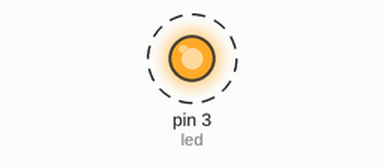
Simulated run of this sketch. Board: Arduino Uno, built with avr-gcc and run on an emulated ATmega328P. Shown: output pins drawn as LEDs (lit = HIGH). Dashed ring = blinking.

Above: at 0.2 s.
Timing chart, 0 to 4.6 s (numbered marks = the images above):
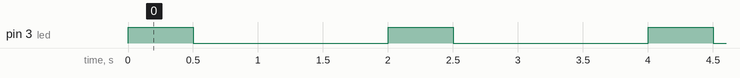

The sketch:

sheet_1_Q1.ino
```cpp
int led=3;
void setup() {

     pinMode(led,OUTPUT);
}

void loop() {

         digitalWrite(led,HIGH);
         delay(500);
         digitalWrite(led,LOW);
         delay(1500);
}
```

Measured:
- by itself, pin 3 (led): alternates HIGH for 0.50 s and LOW for 1.5 s
